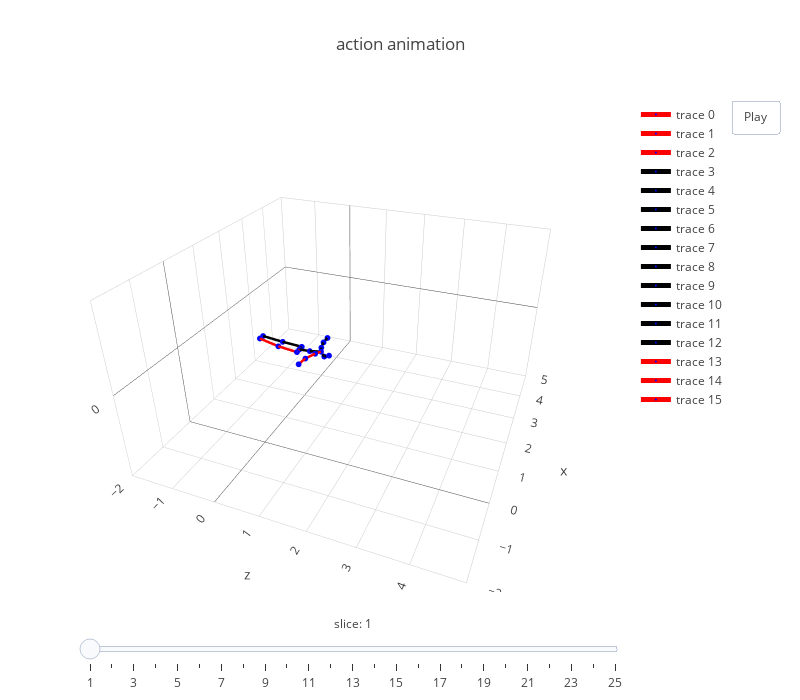

Notebook code for this chart:
### Code cell
# prediction 3d
frames, layout = generate_frames_layout(prediction[::100], dataset.skeleton(), human36m_kpts_name)
fig = dict(data=get_line_3d_segs(prediction, 0, dataset.skeleton(), human36m_kpts_name), layout=layout, frames=frames)
plotly.offline.iplot(fig)

### Figure 1 — Plotly figure (JSON) as saved in the notebook; plotly's stock layout.template omitted (floating-point values rounded to 4 significant figures)
{"data": [{"line": {"color": "red", "width": 5}, "marker": {"color": "blue", "size": 2}, "text": ["RHip"], "type": "scatter3d", "uid": "ceddaed9-7b7f-4958-9181-36d3c2d40590", "x": [-0.02947, 0.08929], "y": [0.5487, 0.5451], "z": [0.9421, 0.9352]}, {"line": {"color": "red", "width": 5}, "marker": {"color": "blue", "size": 2}, "text": ["RKnee"], "type": "scatter3d", "uid": "c217db36-eb82-42fc-a114-0fc52d5103eb", "x": [-0.0008934, -0.02947], "y": [0.5732, 0.5487], "z": [0.5153, 0.9421]}, {"line": {"color": "red", "width": 5}, "marker": {"color": "blue", "size": 2}, "text": ["RAnkle"], "type": "scatter3d", "uid": "196825e1-2c5b-47ed-be62-1bfd038581e1", "x": [0.03859, -0.0008934], "y": [0.6397, 0.5732], "z": [0.07859, 0.5153]}, {"line": {"color": "black", "width": 5}, "marker": {"color": "blue", "size": 2}, "text": ["LHip"], "type": "scatter3d", "uid": "afc001d2-6b52-480d-8ca1-4d6df6ec6ba9", "x": [0.2082, 0.08929], "y": [0.5409, 0.5451], "z": [0.9296, 0.9352]}, {"line": {"color": "black", "width": 5}, "marker": {"color": "blue", "size": 2}, "text": ["LKnee"], "type": "scatter3d", "uid": "9ac61860-094c-4b9d-add0-e37a3589ddb4", "x": [0.2065, 0.2082], "y": [0.5649, 0.5409], "z": [0.502, 0.9296]}, {"line": {"color": "black", "width": 5}, "marker": {"color": "blue", "size": 2}, "text": ["LAnkle"], "type": "scatter3d", "uid": "a75d6510-849a-4529-b50b-63567d362a6d", "x": [0.1927, 0.2065], "y": [0.6155, 0.5649], "z": [0.06231, 0.502]}, {"line": {"color": "black", "width": 5}, "marker": {"color": "blue", "size": 2}, "text": ["Spine1"], "type": "scatter3d", "uid": "786f48f7-2fe3-4bac-a315-ffb4d47703bb", "x": [0.1029, 0.08929], "y": [0.5472, 0.5451], "z": [1.158, 0.9352]}, {"line": {"color": "black", "width": 5}, "marker": {"color": "blue", "size": 2}, "text": ["Neck"], "type": "scatter3d", "uid": "12a8ce0d-57b3-4b12-a840-77075a2c91cf", "x": [0.08978, 0.1029], "y": [0.597, 0.5472], "z": [1.409, 1.158]}, {"line": {"color": "black", "width": 5}, "marker": {"color": "blue", "size": 2}, "text": ["Head"], "type": "scatter3d", "uid": "330290d7-3a64-48c1-8eed-801ecdcf74c3", "x": [0.08895, 0.08978], "y": [0.5017, 0.597], "z": [1.476, 1.409]}, {"line": {"color": "black", "width": 5}, "marker": {"color": "blue", "size": 2}, "text": ["Site"], "type": "scatter3d", "uid": "ecc9b2f2-c02a-428e-978b-dfdff0e91e2b", "x": [0.08334, 0.08895], "y": [0.5494, 0.5017], "z": [1.582, 1.476]}, {"line": {"color": "black", "width": 5}, "marker": {"color": "blue", "size": 2}, "text": ["LShoulder"], "type": "scatter3d", "uid": "273bae6f-a8fb-4707-9d15-d209382b68e1", "x": [0.2234, 0.08978], "y": [0.6046, 0.597], "z": [1.354, 1.409]}, {"line": {"color": "black", "width": 5}, "marker": {"color": "blue", "size": 2}, "text": ["LElbow"], "type": "scatter3d", "uid": "828765fc-910f-49b5-b4ea-89749f9eeb1b", "x": [0.4703, 0.2234], "y": [0.5824, 0.6046], "z": [1.288, 1.354]}, {"line": {"color": "black", "width": 5}, "marker": {"color": "blue", "size": 2}, "text": ["LWrist"], "type": "scatter3d", "uid": "8fcd67fe-7f13-4e2d-a647-b7a95a65017b", "x": [0.7151, 0.4703], "y": [0.5539, 0.5824], "z": [1.265, 1.288]}, {"line": {"color": "red", "width": 5}, "marker": {"color": "blue", "size": 2}, "text": ["RShoulder"], "type": "scatter3d", "uid": "f65409fc-710b-49ec-99d7-4f9f014f7ec2", "x": [-0.04795, 0.08978], "y": [0.611, 0.597], "z": [1.349, 1.409]}, {"line": {"color": "red", "width": 5}, "marker": {"color": "blue", "size": 2}, "text": ["RElbow"], "type": "scatter3d", "uid": "efcdc193-4d32-4bd1-ae89-998bb864c426", "x": [-0.2993, -0.04795], "y": [0.6222, 0.611], "z": [1.261, 1.349]}, {"line": {"color": "red", "width": 5}, "marker": {"color": "blue", "size": 2}, "text": ["RWrist"], "type": "scatter3d", "uid": "e0ce1d79-fabb-4a22-81ea-7bdd45e45147", "x": [-0.5468, -0.2993], "y": [0.6305, 0.6222], "z": [1.243, 1.261]}, {"line": {"color": "#1f77b4", "width": 1}, "marker": {"color": "#1f77b4", "size": 1}, "type": "scatter3d", "uid": "cff471ad-1680-47b7-b971-3bd251cb11ee", "x": [], "y": [], "z": []}], "layout": {"autosize": false, "height": 700, "scene": {"aspectratio": {"x": 1.167, "y": 0.6667, "z": 1.167}, "camera": {"eye": {"x": -1.743, "y": 1.071, "z": 0.71}, "up": {"x": 0, "y": 1, "z": 0}}, "xaxis": {"range": [-2, 5]}, "yaxis": {"range": [-2, 2]}, "zaxis": {"range": [-2, 5]}}, "sliders": [{"currentvalue": {"font": {"size": 12}, "prefix": "slice: ", "visible": true, "xanchor": "center"}, "len": 1, "steps": [{"args": [["frame1"], {"frame": {"duration": 70, "redraw": true}, "mode": "immediate", "transition": {"duration": 0}}], "label": "1", "method": "animate"}, {"args": [["frame2"], {"frame": {"duration": 70, "redraw": true}, "mode": "immediate", "transition": {"duration": 0}}], "label": "2", "method": "animate"}, {"args": [["frame3"], {"frame": {"duration": 70, "redraw": true}, "mode": "immediate", "transition": {"duration": 0}}], "label": "3", "method": "animate"}, {"args": [["frame4"], {"frame": {"duration": 70, "redraw": true}, "mode": "immediate", "transition": {"duration": 0}}], "label": "4", "method": "animate"}, {"args": [["frame5"], {"frame": {"duration": 70, "redraw": true}, "mode": "immediate", "transition": {"duration": 0}}], "label": "5", "method": "animate"}, {"args": [["frame6"], {"frame": {"duration": 70, "redraw": true}, "mode": "immediate", "transition": {"duration": 0}}], "label": "6", "method": "animate"}, {"args": [["frame7"], {"frame": {"duration": 70, "redraw": true}, "mode": "immediate", "transition": {"duration": 0}}], "label": "7", "method": "animate"}, {"args": [["frame8"], {"frame": {"duration": 70, "redraw": true}, "mode": "immediate", "transition": {"duration": 0}}], "label": "8", "method": "animate"}, {"args": [["frame9"], {"frame": {"duration": 70, "redraw": true}, "mode": "immediate", "transition": {"duration": 0}}], "label": "9", "method": "animate"}, {"args": [["frame10"], {"frame": {"duration": 70, "redraw": true}, "mode": "immediate", "transition": {"duration": 0}}], "label": "10", "method": "animate"}, {"args": [["frame11"], {"frame": {"duration": 70, "redraw": true}, "mode": "immediate", "transition": {"duration": 0}}], "label": "11", "method": "animate"}, {"args": [["frame12"], {"frame": {"duration": 70, "redraw": true}, "mode": "immediate", "transition": {"duration": 0}}], "label": "12", "method": "animate"}, {"args": [["frame13"], {"frame": {"duration": 70, "redraw": true}, "mode": "immediate", "transition": {"duration": 0}}], "label": "13", "method": "animate"}, {"args": [["frame14"], {"frame": {"duration": 70, "redraw": true}, "mode": "immediate", "transition": {"duration": 0}}], "label": "14", "method": "animate"}, {"args": [["frame15"], {"frame": {"duration": 70, "redraw": true}, "mode": "immediate", "transition": {"duration": 0}}], "label": "15", "method": "animate"}, {"args": [["frame16"], {"frame": {"duration": 70, "redraw": true}, "mode": "immediate", "transition": {"duration": 0}}], "label": "16", "method": "animate"}, {"args": [["frame17"], {"frame": {"duration": 70, "redraw": true}, "mode": "immediate", "transition": {"duration": 0}}], "label": "17", "method": "animate"}, {"args": [["frame18"], {"frame": {"duration": 70, "redraw": true}, "mode": "immediate", "transition": {"duration": 0}}], "label": "18", "method": "animate"}, {"args": [["frame19"], {"frame": {"duration": 70, "redraw": true}, "mode": "immediate", "transition": {"duration": 0}}], "label": "19", "method": "animate"}, {"args": [["frame20"], {"frame": {"duration": 70, "redraw": true}, "mode": "immediate", "transition": {"duration": 0}}], "label": "20", "method": "animate"}, {"args": [["frame21"], {"frame": {"duration": 70, "redraw": true}, "mode": "immediate", "transition": {"duration": 0}}], "label": "21", "method": "animate"}, {"args": [["frame22"], {"frame": {"duration": 70, "redraw": true}, "mode": "immediate", "transition": {"duration": 0}}], "label": "22", "method": "animate"}, {"args": [["frame23"], {"frame": {"duration": 70, "redraw": true}, "mode": "immediate", "transition": {"duration": 0}}], "label": "23", "method": "animate"}, {"args": [["frame24"], {"frame": {"duration": 70, "redraw": true}, "mode": "immediate", "transition": {"duration": 0}}], "label": "24", "method": "animate"}, {"args": [["frame25"], {"frame": {"duration": 70, "redraw": true}, "mode": "immediate", "transition": {"duration": 0}}], "label": "25", "method": "animate"}], "transition": {"duration": 0}, "x": 0, "y": 0}], "title": {"text": "action animation"}, "updatemenus": [{"buttons": [{"args": [null], "label": "Play", "method": "animate"}], "pad": {"r": 10, "t": 0}, "showactive": false, "type": "buttons", "x": 1.3, "xanchor": "right", "y": 1, "yanchor": "top"}], "width": 800}}
